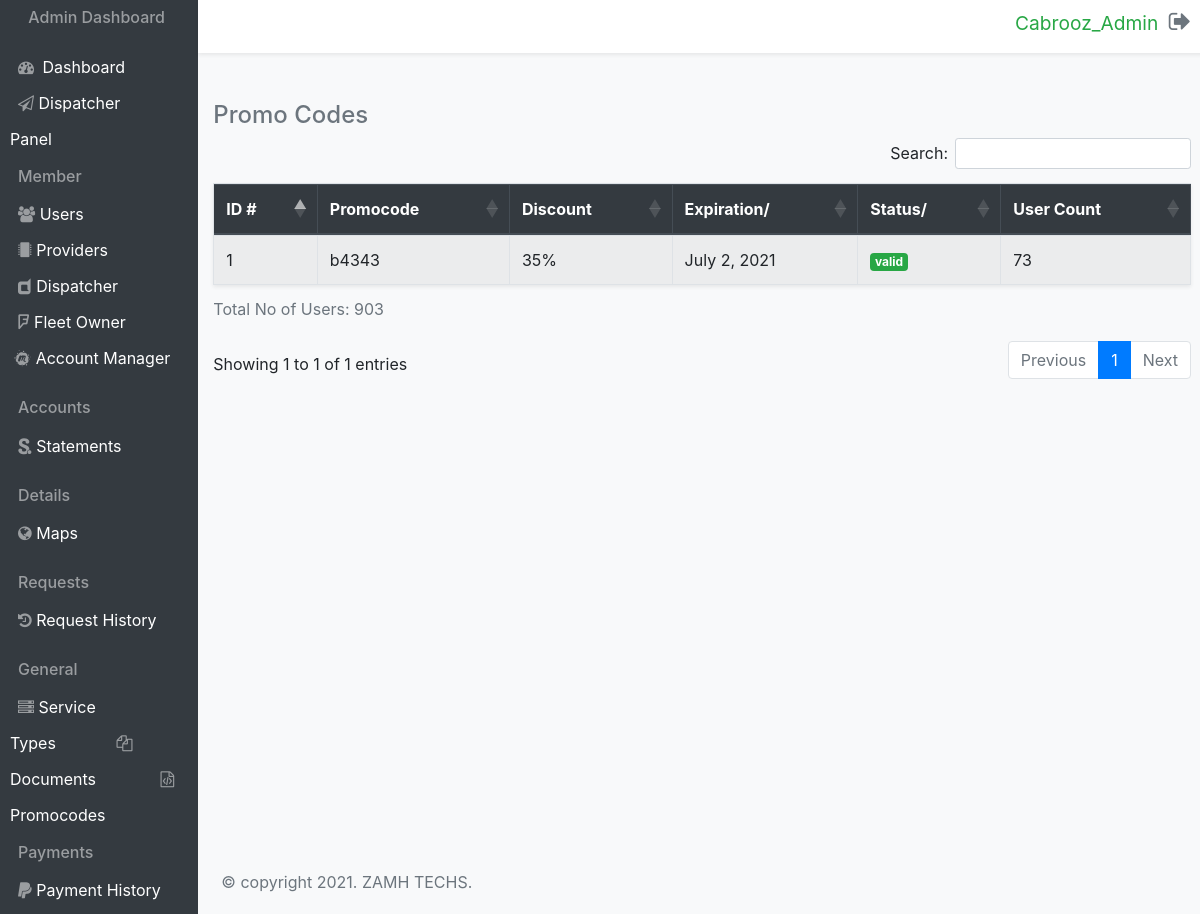
Page /promocodes/ (signed in) on the committed database.
### cabroozadmin/models.py (models this page shows, shortened)
class Documents(models.Model):
    user = models.ForeignKey(User, on_delete=models.SET_NULL, null=True)
    promocode = models.CharField(max_length=255 ,null=True, blank=True)
    discount = models.IntegerField(null=True, blank=True)
    expiration = models.DateField(auto_now_add=True)
    status = models.CharField(max_length=255 ,null=True, blank=True)
    usercount = models.IntegerField(null=True, blank=True)

### cabroozadmin/views.py (the view)
# urls.py: path('promocodes/', views.promocodes, name="promocodes"),
@login_required
def promocodes(request):
    promocode = Documents.objects.all()
    return render(request, 'cabroozadmin/promocodes.html', {"promocode":promocode})

### cabroozadmin/templates/cabroozadmin/promocodes.html (shortened to what this page needs)
<!DOCTYPE html>
<html lang="en">
<head>
    <link rel="stylesheet" href="https://stackpath.bootstrapcdn.com/bootstrap/4.5.2/css/bootstrap.min.css">
    <link rel="stylesheet" href="https://stackpath.bootstrapcdn.com/bootstrap/4.5.2/css/bootstrap.min.css">
    <link rel="stylesheet" href="https://cdnjs.cloudflare.com/ajax/libs/twitter-bootstrap/4.5.2/css/bootstrap.css">
    <link rel="stylesheet" href="https://cdn.datatables.net/1.10.25/css/dataTables.bootstrap4.min.css">
    <link rel="stylesheet" href="https://cdn.datatables.net/responsive/2.2.9/css/responsive.bootstrap4.min.css">
    <link rel="stylesheet" href="https://stackpath.bootstrapcdn.com/font-awesome/4.7.0/css/font-awesome.min.css">
    <link rel="stylesheet" href="https://stackpath.bootstrapcdn.com/font-awesome/4.7.0/css/font-awesome.min.css">
    <link rel="stylesheet" href="./css/style.css">
</head>
<body class="bg-light">
    <section>
        <div class="row">
            <div class="col-md-2 bg-dark txt_mbl-cntr">
                <h6 class="mb-3 text-white-50 text-center mt-2">Admin Dashboard</h6>
                <a href={% url 'Home' %} class="side_hvr">
                    <span class="my-4">
                        <i class="fa fa-dashboard text-white-50 mr-1 my-3 ml-2"></i>
                        <span class="text-white mr-5">Dashboard</span>
                    </span>
                </a>
                <a href={% url 'Home' %} class="side_hvr">
                    <span class="my-4">
                        <i class="fa fa-send-o text-white-50 mb-3 ml-2"></i>
                        <span class="text-white mr-4">Dispatcher Panel</span>
                    </span>
                </a>
                <h6 class="mb-3 text-white-50 ml-2 mt-3">Member</h6>
                <a href={% url 'users' %} class="side_hvr">
                    <span class="my-4">
                        <i class="fa fa-users text-white-50 mb-3 ml-2"></i>
                        <span class="text-white mr-5 pr-5">Users</span>
                    </span>
                </a>
                <a href={% url 'providers' %} class="side_hvr">
                    <span class="my-4">
                        <i class="fa fa-microchip text-white-50 mb-3 ml-2"></i>
                        <span class="text-white mr-5 pr-4">Providers</span>
                    </span>
                </a>
                <a href={% url 'dispatcher' %} class="side_hvr">
                    <span class="my-4">
                        <i class="fa fa-dashcube text-white-50 mb-3 ml-2"></i>
                        <span class="text-white mr-5 pr-3">Dispatcher</span>
                    </span>
                </a>
                <a href={% url 'fleetowner' %} class="side_hvr">
                    <span class="my-4">
                        <i class="fa fa-foursquare text-white-50 mb-3 ml-2"></i>
                        <span class="text-white mr-5 pr-1">Fleet Owner</span>
                    </span>
                </a>
                <a href={% url 'Home' %} class="side_hvr">
                    <span class="my-4">
                        <i class="fa fa-meetup text-white-50 mb-3 ml-1"></i>
                        <span class="text-white">Account Manager</span>
                    </span>
                </a>
                <h6 class="mb-3 text-white-50 ml-2 mt-3">Accounts</h6>
                <a href={% url 'statements' %} class="side_hvr">
                    <span class="my-4">
                        <i class="fa fa-scribd text-white-50 mb-3 ml-2"></i>
                        <span class="text-white mr-3">Statements</span>
                    </span>
                </a>
                <h6 class="mb-3 text-white-50 ml-2 mt-3">Details</h6>
                <a href={% url 'maps' %} class="side_hvr">
                    <span class="my-4">
                        <i class="fa fa-globe text-white-50 mb-3 ml-2"></i>
                        <span class="text-white mr-5 pr-5">Maps</span>
                    </span>
                </a>
                <h6 class="mb-3 text-white-50 ml-2 mt-3">Requests</h6>
                <a href={% url 'reqhistory' %} class="side_hvr">
                    <span class="my-4">
                        <i class="fa fa-history text-white-50 mb-3 ml-2"></i>
                        <span class="text-white mr-4">Request History</span>
                    </span>
                </a>
                <h6 class="mb-3 text-white-50 ml-2 mt-3">General</h6>
                <a href={% url 'servicetype' %} class="side_hvr">
                    <span class="my-4">
                        <i class="fa fa-server text-white-50 mb-3 ml-2"></i>
                        <span class="text-white mr-5">Service Types</span>
                    </span>
                </a>
                <a href={% url 'documents' %} class="side_hvr">
                    <span class="my-4">
                        <i class="fa fa-files-o text-white-50 mb-3 ml-2"></i>
                        <span class="text-white mr-5 pr-1">Documents</span>
                    </span>
                </a>
                <a href={% url 'promocodes' %} class="side_hvr">
                    <span class="my-4">
                        <i class="fa fa-file-code-o text-white-50 mb-3 ml-2"></i>
                        <span class="text-white">Promocodes</span>
                    </span>
                </a>
                <h6 class="mb-3 text-white-50 ml-2 mt-3">Payments</h6>
                <a href={% url 'Home' %} class="side_hvr">
                    <span class="my-4">
                        <i class="fa fa-paypal text-white-50 mb-3 ml-2"></i>
                        <span class="text-white">Payment History</span>
                    </span>
                </a>
            </div>
            <div class="col-md-10">
                <div class="row bg-white shadow-sm">
                    <span class="ml-auto p-2 mr-3 h4">
                        <a href={% url 'Login' %} class="undrline">
                            <small class="text-success mr-1">{{user.username}}</small>
                            <i class="fa fa-sign-out text-muted"></i>
                        </a>
                    </span>
                </div>
                <div class="row">
                    <div class="container pr-4 mt-4">
                        <h4 class="text-left text-muted mb-2 mt-4"> Promo Codes </h4>
                        <table id="example" class="table table-hover table-striped mb-5 shadow-sm border-bottom table-bordered">
                            <small><caption>Total No of Users: <span> 903</span></caption></small>
                            <thead class="thead-dark">
                              <tr>
                                <th scope="col">ID #</th>
                                <th scope="col">Promocode</th>
                                <th scope="col">Discount</th>
                                <th scope="col">Expiration/</th>
                                <th scope="col">Status/</th>
                                <th scope="col">User Count</th>
                              </tr>
                            </thead>
                            <tbody>
                                {% for data in promocode %}
                                <tr>
                                    <td>{{data.id}}</td>
                                    <td>{{data.promocode}}</td>
                                    <td>{{data.discount}}%</td>
                                    <td>{{data.expiration}}</td>
                                    <td><span class="badge badge-success">{{data.status}}</span></td>
                                    <td>{{data.usercount}}</td>
                                </tr>
                                {% endfor %}
                            </tbody>
                          </table>
                    </div>
                </div>
                <footer class="mt-5 w-100 pt-2" style="position: absolute; bottom: 0;">
                    <p class="text-muted pt-2 px-2 pb-1">&copy; copyright 2021. ZAMH TECHS.</p>
                </footer>
            </div>
        </div>
    </section>
</body>
</html>

### cabroozadmin/static/css/style.css (style rules this page uses)
.undrline { text-decoration: none; }

### cabroozadmin/templates/cabroozadmin/promocodes.html (style rules this page uses)
body { overflow-x: hidden; margin-left: 10px; }

### rows in the picture
Documents: id "1", promocode "b4343", discount "35", expiration "July 2, 2021", status "valid", usercount "73"

### other values in the picture
{{ user.username }} "Cabrooz_Admin"
